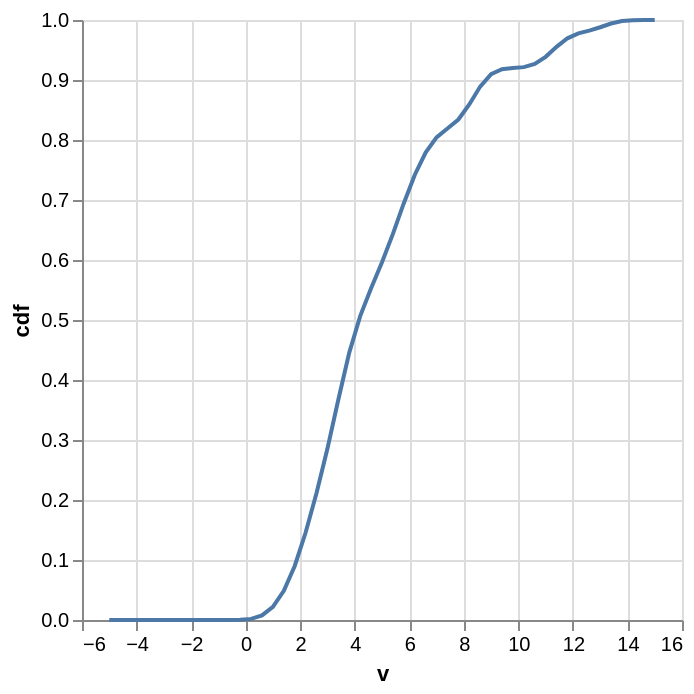

This figure's Vega-Lite source:
### Vega-Lite specification from a JSON file in a GitHub repository (floating-point values rounded to 4 significant figures)
{"$schema": "https://vega.github.io/schema/vega-lite/v6.json", "data": {"values": [{"g": "a", "x": 3.94}, {"g": "a", "x": 3.39}, {"g": "a", "x": 1.82}, {"g": "a", "x": 3.98}, {"g": "a", "x": 1.71}, {"g": "a", "x": 5.57}, {"g": "a", "x": 1.3}, {"g": "a", "x": 3.3}, {"g": "a", "x": 3.12}, {"g": "a", "x": 2.4}, {"g": "a", "x": 2.1}, {"g": "a", "x": 3.25}, {"g": "a", "x": 3.55}, {"g": "a", "x": 1.65}, {"g": "a", "x": 2.43}, {"g": "a", "x": 3.51}, {"g": "a", "x": 2.12}, {"g": "a", "x": 2.49}, {"g": "a", "x": 4.56}, {"g": "a", "x": 2.5}, {"g": "a", "x": 4.67}, {"g": "a", "x": 4.81}, {"g": "a", "x": 0.92}, {"g": "a", "x": 2.51}, {"g": "a", "x": 3.78}, {"g": "a", "x": 3.18}, {"g": "a", "x": 3.31}, {"g": "a", "x": 2.86}, {"g": "a", "x": 3.57}, {"g": "a", "x": 3.59}, {"g": "b", "x": 6.72}, {"g": "b", "x": 5.71}, {"g": "b", "x": 6.58}, {"g": "b", "x": 6.6}, {"g": "b", "x": 5.25}, {"g": "b", "x": 5.82}, {"g": "b", "x": 8.52}, {"g": "b", "x": 8.2}, {"g": "b", "x": 5.62}, {"g": "b", "x": 8.18}, {"g": "b", "x": 8.46}, {"g": "b", "x": 11.2}, {"g": "b", "x": 13.13}, {"g": "b", "x": 5.53}, {"g": "b", "x": 8.35}, {"g": "b", "x": 4.62}, {"g": "b", "x": 11.03}, {"g": "b", "x": 5.76}, {"g": "b", "x": 6.29}, {"g": "b", "x": 11.61}]}, "transform": [{"density": "x", "cumulative": true, "bandwidth": 0.5, "extent": [-5, 15], "steps": 50, "as": ["v", "cdf"]}], "mark": "line", "encoding": {"x": {"field": "v", "type": "quantitative"}, "y": {"field": "cdf", "type": "quantitative"}}}
